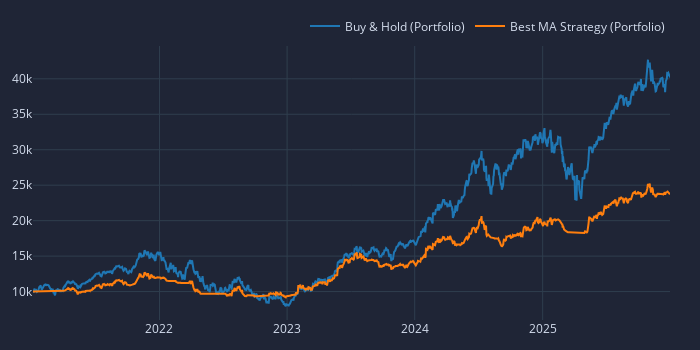

The cell this chart's notebook holds for it:
### Markdown cell above
## 6. Strategy vs. Benchmark

Let's compare the Best Found Strategy against the simple Buy & Hold.

### Code cell
# Get the portfolio for the best parameters
pf_best = pf_opt.xs(best_params, level=['fast_window', 'slow_window'])

# Compare Total Returns
comparison = pd.DataFrame({
    'Buy & Hold': pf_bh.total_return(),
    'Best MA Strategy': pf_best.total_return()
})

print(comparison)

# Plot Equity Curves (Average of all assets)
fig = pf_bh.value().sum(axis=1).vbt.plot(trace_kwargs=dict(name='Buy & Hold (Portfolio)'))
pf_best.value().sum(axis=1).vbt.plot(trace_kwargs=dict(name='Best MA Strategy (Portfolio)'), fig=fig)
fig.write_image('strategy_comparison.svg')
fig.show()

### Figure 1 — Plotly figure (JSON) as saved in the notebook; plotly's stock layout.template omitted (floating-point values rounded to 4 significant figures; data arrays with more than 128 entries replaced by an {"elided": "..."} marker saying what was removed)
{"data": [{"name": "Buy & Hold (Portfolio)", "showlegend": true, "type": "scatter", "uid": "c0970cb8-4a29-4102-ac99-f9128351451f", "x": {"elided": "1255 str values"}, "y": {"elided": "1255 float values"}}, {"name": "Best MA Strategy (Portfolio)", "showlegend": true, "type": "scatter", "uid": "75c5aa0d-7e91-4355-b44a-9cff740aa601", "x": {"elided": "1255 str values"}, "y": {"elided": "1255 float values"}}], "layout": {"height": 350, "legend": {"orientation": "h", "traceorder": "normal", "x": 1, "xanchor": "right", "y": 1.02, "yanchor": "bottom"}, "margin": {"b": 30, "l": 30, "r": 30, "t": 30}, "width": 700}}
